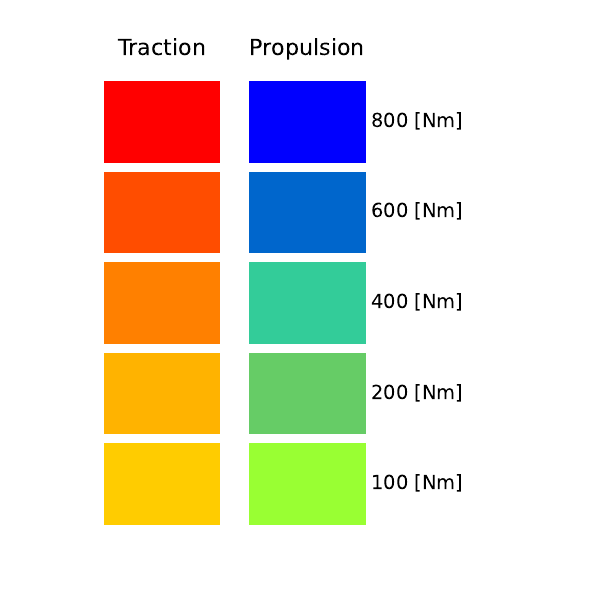

Here is the Python script that generated this plot:
import matplotlib.pyplot as plt
import matplotlib.patches as patches
import numpy as np
from math import pi

def legend():
    # Définition des couleurs
    reds = ['#FF0000', '#FF4D00', '#FF8000', '#FFB300', '#FFCC00']  # Nuances de rouge à orange
    blues = ['#0000FF', '#0066CC', '#33CC99', '#66CC66', '#99FF33']  # Nuances de bleu à vert
    legend = ["800 [Nm]", "600 [Nm]", "400 [Nm]", "200 [Nm]", "100 [Nm]"]
    
    # Création de la figure et des axes
    fig, ax = plt.subplots(figsize=(6, 6))
    
    # Définir les positions des rectangles
    rect_width = 0.4
    spacing = 0.1
    rect1_x = 0.1
    rect2_x = rect1_x + rect_width + spacing
    
    # Dessiner les rectangles et ajouter les lignes de couleurs
    for i, (red, blue) in enumerate(zip(reds, blues)):
        # Rectangle 1 (Rouge)
        ax.add_patch(patches.Rectangle((rect1_x, 1 - (i + 1) * 0.2), rect_width, 0.18, linewidth=0, facecolor=red))
    
        # Rectangle 2 (Bleu)
        ax.add_patch(patches.Rectangle((rect2_x, 1 - (i + 1) * 0.2), rect_width, 0.18, linewidth=0, facecolor=blue))
        ax.text(rect2_x + rect_width + 0.02, 1 - (i + 1) * 0.2 + 0.09, legend[i], va='center', ha='left', fontsize=14)
    
    # Ajouter des textes sous les rectangles avec une taille de police plus grande
    ax.text(rect1_x + rect_width / 2, 1.05, 'Traction', ha='center', va='center', fontsize=16)
    ax.text(rect2_x + rect_width / 2, 1.05, 'Propulsion', ha='center', va='center', fontsize=16)
    
    # Configurer les axes
    ax.set_xlim(0, 1.6)
    ax.set_ylim(0, 1)
    ax.axis('off')  # Désactiver les axes
    
    # Afficher
    plt.savefig("legend.pdf")
    plt.show()



def graph_1():
    fig, ax = plt.subplots(1)
    u = 1.  # x-position of the center
    v = 0   # y-position of the center
    a = 2.  # radius on the x-axis
    a2 = 1.7
    b = 1.5  # radius on the y-axis
    b2 = 1.2

    t = np.linspace(-2, 2, 100)
    x = np.linspace(-2, 2, 100)
    y = (1 - 1/2 * x) * 0.5
    y2 = (1 - 1/2 * x) * 0.4

    plt.plot(t, -0.15 * (t + 2) * (t - 2), color='red', linewidth=1.5)
    plt.plot(t, -0.25 * (t + 2) * (t - 2), color='blue', linewidth=2)
    plt.plot(x, y2,color ='tab:cyan')
    plt.plot(x, y, color = 'tab:orange')

    plt.ylim(0, 1.2)
    plt.axvline(x=-0.33, ymin=0, ymax=0.48, color='green', ls='--')
    plt.axvline(x=-1.19, ymin=0, ymax=0.53, color='green', ls='--')
    plt.axvline(x=0, ymin=0, ymax=1, color='black', ls='-')
    plt.grid(color='lightgray', linestyle='--')

    plt.text(-2, -0.1, "-a", fontsize=12, ha='center', color='black')
    plt.text(2, -0.1, "a", fontsize=12, ha='center', color='black')
    plt.text(0, -0.1, "0", fontsize=12, ha='center', color='black')
    plt.text(-0.33, -0.1, "x*", fontsize=12, ha='center', color='red')
    plt.text(-1.19, -0.1, "x*", fontsize=12, ha='center', color='blue')
    
    plt.text(1.1, 0.08, r"$\alpha$", fontsize=12, ha='center', color='tab:orange')
    plt.text(1.4, 0.02, r"$\alpha$", fontsize=12, ha='center', color='tab:cyan')

    plt.text(-0.2, 1.08, r"$\frac{dF_{lat}}{dx}$", fontsize=15, ha='center', color='black')
    
   
    # Parameters for the arc
    r = 0.5  # Radius of the arc
    r2 = 0.8

    # Create points for the arc
    arc_t = np.linspace(np.pi-0.2, np.pi, 100)
    arc_x = 2 + r * np.cos(arc_t)
    arc_y = r * np.sin(arc_t)

    arc_t2 = np.linspace(np.pi-0.24, np.pi, 100)
    arc_x2 = 2 + r2 * np.cos(arc_t2)
    arc_y2 = r2 * np.sin(arc_t2)
    # Plot the arc
    plt.plot(arc_x, arc_y, linestyle='-', linewidth=2, color = 'tab:cyan')
    plt.plot(arc_x2, arc_y2, linestyle='-', linewidth=2,color = 'tab:orange')
    # Hide axes
    plt.gca().axes.get_yaxis().set_visible(False)
    plt.gca().axes.get_xaxis().set_visible(False)
    
    # Save the plot as a PDF and show the plot
    plt.savefig('graph_1.pdf')
    plt.show()

graph_1()

    
    
    
    
    